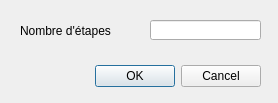
<?xml version="1.0" encoding="UTF-8"?>
<ui version="4.0">
 <class>ConfigRegate</class>
 <widget class="QDialog" name="ConfigRegate">
  <property name="geometry">
   <rect>
    <x>0</x>
    <y>0</y>
    <width>278</width>
    <height>103</height>
   </rect>
  </property>
  <property name="windowTitle">
   <string>Dialog</string>
  </property>
  <widget class="QDialogButtonBox" name="buttonBox">
   <property name="geometry">
    <rect>
     <x>10</x>
     <y>60</y>
     <width>251</width>
     <height>32</height>
    </rect>
   </property>
   <property name="orientation">
    <enum>Qt::Horizontal</enum>
   </property>
   <property name="standardButtons">
    <set>QDialogButtonBox::Cancel|QDialogButtonBox::Ok</set>
   </property>
  </widget>
  <widget class="QLineEdit" name="lineEdit">
   <property name="geometry">
    <rect>
     <x>150</x>
     <y>20</y>
     <width>111</width>
     <height>20</height>
    </rect>
   </property>
  </widget>
  <widget class="QLabel" name="label">
   <property name="geometry">
    <rect>
     <x>20</x>
     <y>20</y>
     <width>121</width>
     <height>21</height>
    </rect>
   </property>
   <property name="text">
    <string>Nombre d'étapes</string>
   </property>
  </widget>
 </widget>
 <resources/>
 <connections>
  <connection>
   <sender>buttonBox</sender>
   <signal>accepted()</signal>
   <receiver>ConfigRegate</receiver>
   <slot>accept()</slot>
   <hints>
    <hint type="sourcelabel">
     <x>248</x>
     <y>254</y>
    </hint>
    <hint type="destinationlabel">
     <x>157</x>
     <y>274</y>
    </hint>
   </hints>
  </connection>
  <connection>
   <sender>buttonBox</sender>
   <signal>rejected()</signal>
   <receiver>ConfigRegate</receiver>
   <slot>reject()</slot>
   <hints>
    <hint type="sourcelabel">
     <x>316</x>
     <y>260</y>
    </hint>
    <hint type="destinationlabel">
     <x>286</x>
     <y>274</y>
    </hint>
   </hints>
  </connection>
 </connections>
</ui>
